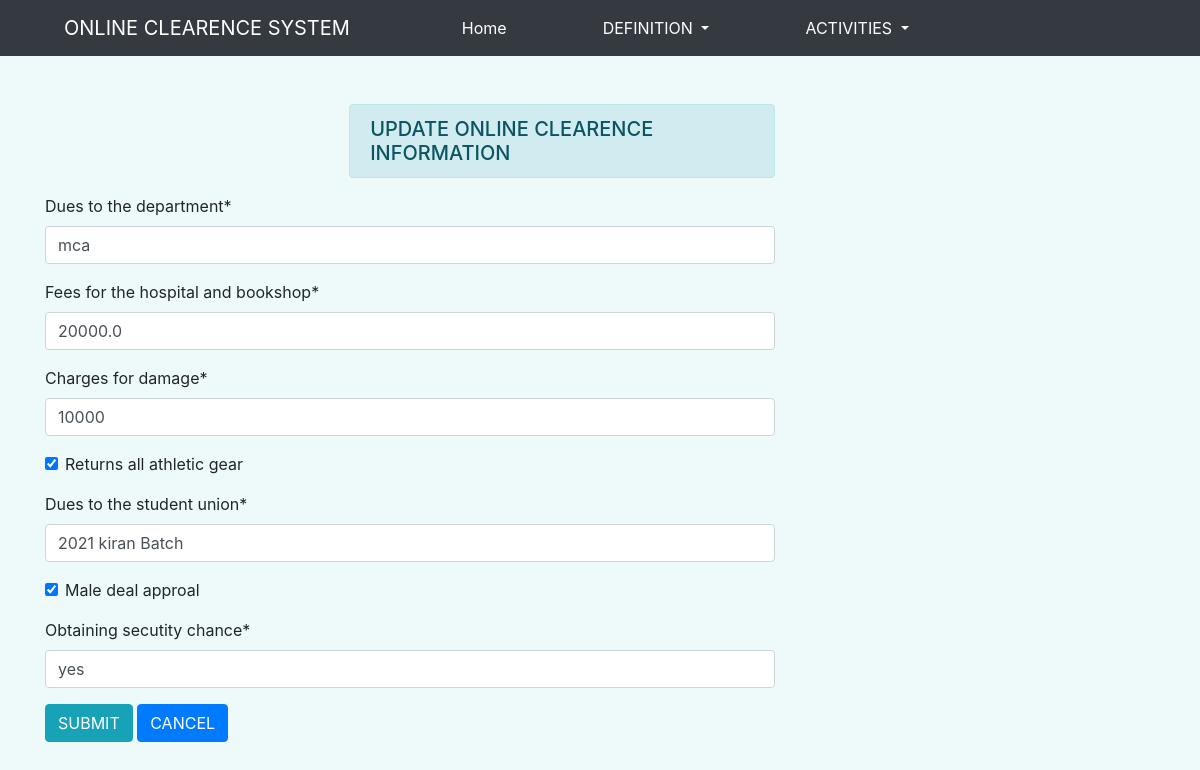
The app's page /update/1/ with its own data.
### onlineApp/models.py (models this page shows, shortened)
class Complaint(models.Model):
    dues_to_the_department               = models.CharField(max_length = 200)
    fees_for_the_hospital_and_bookshop   = models.FloatField()
    charges_for_damage                   = models.IntegerField()
    returns_all_athletic_gear            = models.BooleanField(default=True)
    Dues_to_the_student_union            = models.CharField(max_length = 200)
    Male_deal_approal                    = models.BooleanField(default=True)
    obtaining_secutity_chance            = models.CharField(max_length = 200)

### onlineApp/views.py (the view)
# urls.py: path('update/<int:id>/',views.update_Register_view,name="update"),
def update_Register_view(request,id):
    if request.method=="POST":
        pi = Complaint.objects.get(pk=id)
        fm = ComplainForm(request.POST,instance=pi)
        if fm.is_valid():
            fm.save()
        return redirect('clearence')
    else:
        pi = Complaint.objects.get(pk=id)
        fm = ComplainForm(instance=pi)
    context = {'form':fm}
    return render(request,'ONLINE/3.1update-clearence.html',context)

### onlineApp/forms.py
class ComplainForm(forms.ModelForm):
    class Meta:
        model = Complaint
        fields = '__all__'

### onlineApp/templates/ONLINE/3.1update-clearence.html (shortened to what this page needs)
{% extends 'ONLINE/base.html' %}
{% load static %}
{% load crispy_forms_tags %}
{% block content %}
<div class="container mt-5">
    <div class="row">
        <div class="col-sm-8">
            <h5 class="alert alert-info offset-5">UPDATE ONLINE CLEARENCE INFORMATION</h3>
            <form action="" method="post">
                {{ form|crispy }}
                <input type="submit" value="SUBMIT" class="btn btn-info">
                <input type="reset" value="CANCEL" class="btn btn-primary">
            </form>
        </div>
    </div>
</div>
{% endblock content %}

### onlineApp/static/css/style.css (style rules this page uses)
body { background-color: rgba(164, 227, 231, 0.178); }

### records on screen
Complaint: dues_to_the_department "mca", fees_for_the_hospital_and_bookshop "20000.0", charges_for_damage "10000", returns_all_athletic_gear "☑", Dues_to_the_student_union "2021 kiran Batch", Male_deal_approal "☑", obtaining_secutity_chance "yes"
